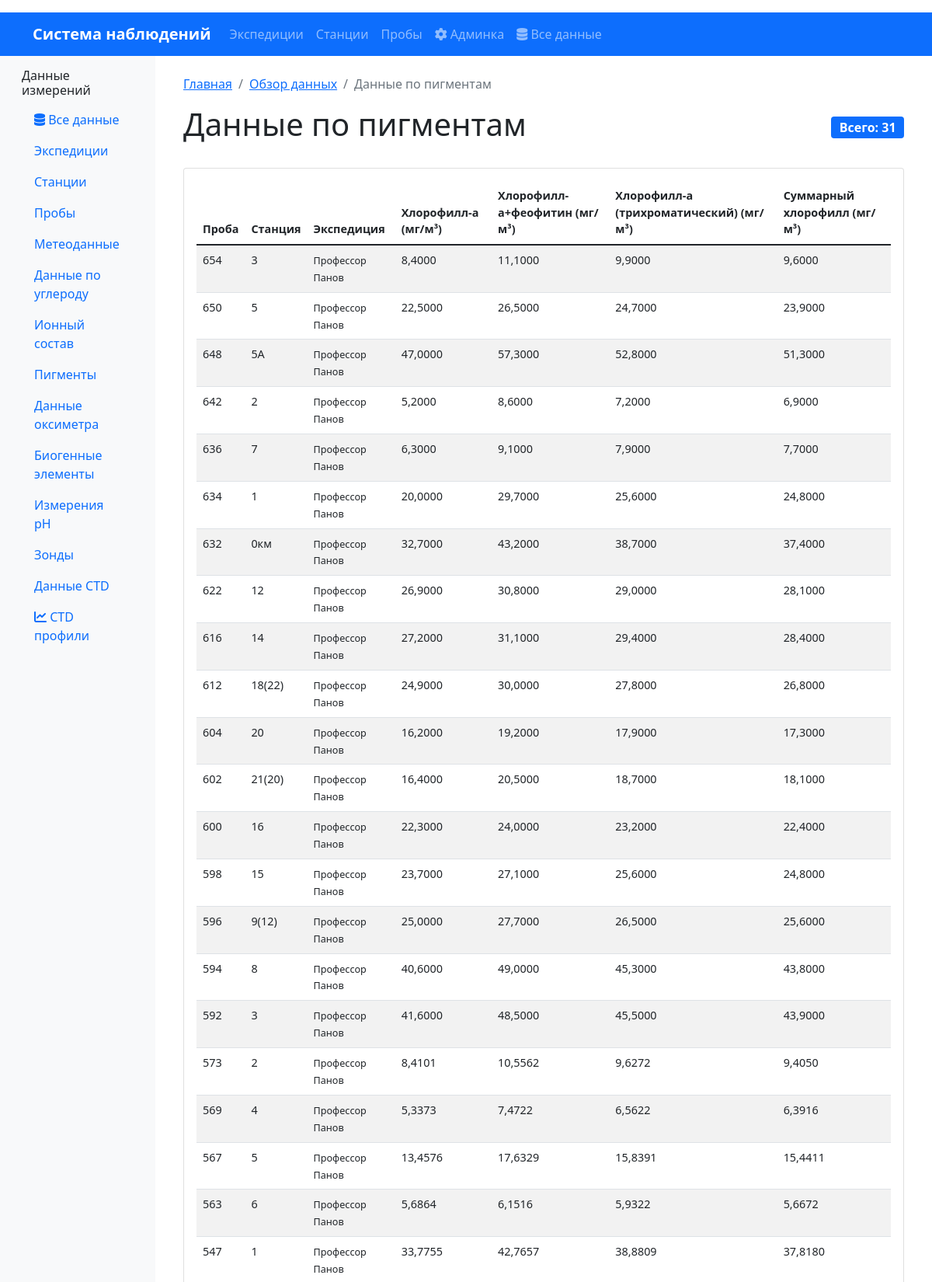
The app's page /data/pigments/ (upper part) with its own data.
### oceanography/models.py (models this page shows, shortened)
class PigmentsData(models.Model):
    pigments_data_id = models.AutoField(primary_key=True)
    sample = models.ForeignKey(Sample, on_delete=models.CASCADE, verbose_name="Проба", related_name='pigments_data')
    chl_a_mg_m3 = models.DecimalField(max_digits=8, decimal_places=4, null=True, blank=True, verbose_name="Хлорофилл-а (мг/м³)")
    chl_a_pheo_mg_m3 = models.DecimalField(max_digits=8, decimal_places=4, null=True, blank=True, verbose_name="Хлорофилл-а+феофитин (мг/м³)")
    chl_a_tri_mg_m3 = models.DecimalField(max_digits=8, decimal_places=4, null=True, blank=True, verbose_name="Хлорофилл-а (трихроматический) (мг/м³)")
    total_chl_mg_m3 = models.DecimalField(max_digits=8, decimal_places=4, null=True, blank=True, verbose_name="Суммарный хлорофилл (мг/м³)")
    class Meta:
        db_table = 'pigments_data'
        verbose_name = "Данные по пигментам"
        verbose_name_plural = "Данные по пигментам"

class Sample(models.Model):
    sample_id = models.AutoField(primary_key=True)
    station = models.ForeignKey(Station, on_delete=models.CASCADE, verbose_name="Станция", related_name='samples')
    datetime = models.DateTimeField(verbose_name="Дата и время отбора пробы")
    sampling_depth = models.CharField(max_length=50, verbose_name="Горизонт отбора")
    comment = models.TextField(blank=True, verbose_name="Комментарии")
    class Meta:
        db_table = 'samples'
        verbose_name = "Проба"
        verbose_name_plural = "Пробы"
        indexes = [
            models.Index(fields=['station', 'datetime']),
            models.Index(fields=['datetime']),
            models.Index(fields=['sampling_depth']),
        ]
        ordering = ['station__expedition', 'station', 'datetime']

class Station(models.Model):
    station_id = models.AutoField(primary_key=True)
    expedition = models.ForeignKey(Expedition, on_delete=models.CASCADE, verbose_name="Экспедиция", related_name='stations')
    station_name = models.CharField(max_length=200, verbose_name="Название станции")
    datetime = models.DateTimeField(verbose_name="Дата и время станции")  # НОВОЕ ПОЛЕ
    latitude = models.DecimalField(max_digits=9, decimal_places=6, verbose_name="Широта")
    longitude = models.DecimalField(max_digits=9, decimal_places=6, verbose_name="Долгота")
    bottom_depth = models.DecimalField(max_digits=7, decimal_places=2, null=True, blank=True, verbose_name="Глубина дна (м)")
    secchi_depth = models.DecimalField(max_digits=5, decimal_places=2, null=True, blank=True, verbose_name="Прозрачность по диску Секки (м)")
    class Meta:
        db_table = 'stations'
        verbose_name = "Станция"
        verbose_name_plural = "Станции"
        indexes = [
            models.Index(fields=['expedition', 'datetime']),
            models.Index(fields=['latitude', 'longitude']),
            models.Index(fields=['datetime']),
        ]
        unique_together = ['expedition', 'datetime']
        ordering = ['expedition', 'datetime']

class Expedition(models.Model):
    expedition_id = models.AutoField(primary_key=True)
    start_date = models.DateField(verbose_name="Дата начала экспедиции")
    end_date = models.DateField(verbose_name="Дата окончания экспедиции")
    platform = models.CharField(max_length=200, verbose_name="Название судна/платформы")
    area = models.CharField(max_length=300, verbose_name="Район работ")
    class Meta:
        db_table = 'expeditions'
        verbose_name = "Экспедиция"
        verbose_name_plural = "Экспедиции"
        indexes = [
            models.Index(fields=['start_date']),
            models.Index(fields=['platform']),
            models.Index(fields=['area']),
        ]
        ordering = ['-start_date']

### oceanography/views.py (the view)
# urls.py: path('data/pigments/', PigmentsDataView.as_view(), name='data_pigments'),
class PigmentsDataView(ListView):
    model = PigmentsData
    template_name = 'oceanography/data_pigments.html'
    context_object_name = 'pigments_data'
    paginate_by = 50
    def get_queryset(self):
        return PigmentsData.objects.select_related(
            'sample', 'sample__station', 'sample__station__expedition'
        ).order_by('-sample__datetime')
    def get_context_data(self, **kwargs):
        context = super().get_context_data(**kwargs)
        context['breadcrumbs'] = [
            {'url': reverse('oceanography:home'), 'name': 'Главная'},
            {'url': reverse('oceanography:data_overview'), 'name': 'Обзор данных'},
            {'url': '', 'name': 'Данные по пигментам'}
        ]
        return context

### oceanography/templates/oceanography/data_pigments.html (shortened to what this page needs)
{% extends 'base.html' %}
{% load humanize %}
{% block content %}
    {% include 'include/_breadcrumbs.html' %}
    <div class="d-flex justify-content-between align-items-center mb-4">
        <h1>Данные по пигментам</h1>
        <span class="badge bg-primary fs-6">Всего: {{ pigments_data.count|intcomma }}</span>
    </div>
    <div class="card">
        <div class="card-body">
            <div class="table-responsive">
                <table class="table table-striped table-hover data-table">
                    <thead>
                        <tr>
                            <th>Проба</th>
                            <th>Станция</th>
                            <th>Экспедиция</th>
                            <th>Хлорофилл-а (мг/м³)</th>
                            <th>Хлорофилл-а+феофитин (мг/м³)</th>
                            <th>Хлорофилл-а (трихроматический) (мг/м³)</th>
                            <th>Суммарный хлорофилл (мг/м³)</th>
                        </tr>
                    </thead>
                    <tbody>
                        {% for pigment in pigments_data %}
                        <tr>
                            <td>{{ pigment.sample.sample_id }}</td>
                            <td>{{ pigment.sample.station.station_name }}</td>
                            <td>
                                <small>{{ pigment.sample.station.expedition.platform }}</small>
                            </td>
                            <td>
                                {% if pigment.chl_a_mg_m3 %}
                                    {{ pigment.chl_a_mg_m3|floatformat:4 }}
                                {% else %}
                                    <span class="text-muted">—</span>
                                {% endif %}
                            </td>
                            <td>
                                {% if pigment.chl_a_pheo_mg_m3 %}
                                    {{ pigment.chl_a_pheo_mg_m3|floatformat:4 }}
                                {% else %}
                                    <span class="text-muted">—</span>
                                {% endif %}
                            </td>
                            <td>
                                {% if pigment.chl_a_tri_mg_m3 %}
                                    {{ pigment.chl_a_tri_mg_m3|floatformat:4 }}
                                {% else %}
                                    <span class="text-muted">—</span>
                                {% endif %}
                            </td>
                            <td>
                                {% if pigment.total_chl_mg_m3 %}
                                    {{ pigment.total_chl_mg_m3|floatformat:4 }}
                                {% else %}
                                    <span class="text-muted">—</span>
                                {% endif %}
                            </td>
                        </tr>
                        {% empty %}
                        <tr>
                            <td colspan="7" class="text-center text-muted py-4">
                                Данные по пигментам не найдены
                            </td>
                        </tr>
                        {% endfor %}
                    </tbody>
                </table>
            </div>
        </div>
    </div>
{% endblock %}

### oceanography/templates/base.html (style rules this page uses)
.data-table { font-size: 0.9rem; }
.card { transition: transform 0.2s; }

### records on screen
PigmentsData: sample.sample_id "654", sample.station.station_name "3", sample.station.expedition.platform "Профессор Панов", chl_a_mg_m3 "8,4000", chl_a_pheo_mg_m3 "11,1000", chl_a_tri_mg_m3 "9,9000", total_chl_mg_m3 "9,6000"
PigmentsData: sample.sample_id "650", sample.station.station_name "5", sample.station.expedition.platform "Профессор Панов", chl_a_mg_m3 "22,5000", chl_a_pheo_mg_m3 "26,5000", chl_a_tri_mg_m3 "24,7000", total_chl_mg_m3 "23,9000"
PigmentsData: sample.sample_id "648", sample.station.station_name "5А", sample.station.expedition.platform "Профессор Панов", chl_a_mg_m3 "47,0000", chl_a_pheo_mg_m3 "57,3000", chl_a_tri_mg_m3 "52,8000", total_chl_mg_m3 "51,3000"
PigmentsData: sample.sample_id "642", sample.station.station_name "2", sample.station.expedition.platform "Профессор Панов", chl_a_mg_m3 "5,2000", chl_a_pheo_mg_m3 "8,6000", chl_a_tri_mg_m3 "7,2000", total_chl_mg_m3 "6,9000"
PigmentsData: sample.sample_id "636", sample.station.station_name "7", sample.station.expedition.platform "Профессор Панов", chl_a_mg_m3 "6,3000", chl_a_pheo_mg_m3 "9,1000", chl_a_tri_mg_m3 "7,9000", total_chl_mg_m3 "7,7000"
PigmentsData: sample.sample_id "634", sample.station.station_name "1", sample.station.expedition.platform "Профессор Панов", chl_a_mg_m3 "20,0000", chl_a_pheo_mg_m3 "29,7000", chl_a_tri_mg_m3 "25,6000", total_chl_mg_m3 "24,8000"
PigmentsData: sample.sample_id "632", sample.station.station_name "0км", sample.station.expedition.platform "Профессор Панов", chl_a_mg_m3 "32,7000", chl_a_pheo_mg_m3 "43,2000", chl_a_tri_mg_m3 "38,7000", total_chl_mg_m3 "37,4000"
PigmentsData: sample.sample_id "622", sample.station.station_name "12", sample.station.expedition.platform "Профессор Панов", chl_a_mg_m3 "26,9000", chl_a_pheo_mg_m3 "30,8000", chl_a_tri_mg_m3 "29,0000", total_chl_mg_m3 "28,1000"
PigmentsData: sample.sample_id "616", sample.station.station_name "14", sample.station.expedition.platform "Профессор Панов", chl_a_mg_m3 "27,2000", chl_a_pheo_mg_m3 "31,1000", chl_a_tri_mg_m3 "29,4000", total_chl_mg_m3 "28,4000"
PigmentsData: sample.sample_id "612", sample.station.station_name "18(22)", sample.station.expedition.platform "Профессор Панов", chl_a_mg_m3 "24,9000", chl_a_pheo_mg_m3 "30,0000", chl_a_tri_mg_m3 "27,8000", total_chl_mg_m3 "26,8000"
PigmentsData: sample.sample_id "604", sample.station.station_name "20", sample.station.expedition.platform "Профессор Панов", chl_a_mg_m3 "16,2000", chl_a_pheo_mg_m3 "19,2000", chl_a_tri_mg_m3 "17,9000", total_chl_mg_m3 "17,3000"
PigmentsData: sample.sample_id "602", sample.station.station_name "21(20)", sample.station.expedition.platform "Профессор Панов", chl_a_mg_m3 "16,4000", chl_a_pheo_mg_m3 "20,5000", chl_a_tri_mg_m3 "18,7000", total_chl_mg_m3 "18,1000"
PigmentsData: sample.sample_id "600", sample.station.station_name "16", sample.station.expedition.platform "Профессор Панов", chl_a_mg_m3 "22,3000", chl_a_pheo_mg_m3 "24,0000", chl_a_tri_mg_m3 "23,2000", total_chl_mg_m3 "22,4000"
PigmentsData: sample.sample_id "598", sample.station.station_name "15", sample.station.expedition.platform "Профессор Панов", chl_a_mg_m3 "23,7000", chl_a_pheo_mg_m3 "27,1000", chl_a_tri_mg_m3 "25,6000", total_chl_mg_m3 "24,8000"
PigmentsData: sample.sample_id "596", sample.station.station_name "9(12)", sample.station.expedition.platform "Профессор Панов", chl_a_mg_m3 "25,0000", chl_a_pheo_mg_m3 "27,7000", chl_a_tri_mg_m3 "26,5000", total_chl_mg_m3 "25,6000"
PigmentsData: sample.sample_id "594", sample.station.station_name "8", sample.station.expedition.platform "Профессор Панов", chl_a_mg_m3 "40,6000", chl_a_pheo_mg_m3 "49,0000", chl_a_tri_mg_m3 "45,3000", total_chl_mg_m3 "43,8000"
PigmentsData: sample.sample_id "592", sample.station.station_name "3", sample.station.expedition.platform "Профессор Панов", chl_a_mg_m3 "41,6000", chl_a_pheo_mg_m3 "48,5000", chl_a_tri_mg_m3 "45,5000", total_chl_mg_m3 "43,9000"
PigmentsData: sample.sample_id "573", sample.station.station_name "2", sample.station.expedition.platform "Профессор Панов", chl_a_mg_m3 "8,4101", chl_a_pheo_mg_m3 "10,5562", chl_a_tri_mg_m3 "9,6272", total_chl_mg_m3 "9,4050"
PigmentsData: sample.sample_id "569", sample.station.station_name "4", sample.station.expedition.platform "Профессор Панов", chl_a_mg_m3 "5,3373", chl_a_pheo_mg_m3 "7,4722", chl_a_tri_mg_m3 "6,5622", total_chl_mg_m3 "6,3916"
PigmentsData: sample.sample_id "567", sample.station.station_name "5", sample.station.expedition.platform "Профессор Панов", chl_a_mg_m3 "13,4576", chl_a_pheo_mg_m3 "17,6329", chl_a_tri_mg_m3 "15,8391", total_chl_mg_m3 "15,4411"
PigmentsData: sample.sample_id "563", sample.station.station_name "6", sample.station.expedition.platform "Профессор Панов", chl_a_mg_m3 "5,6864", chl_a_pheo_mg_m3 "6,1516", chl_a_tri_mg_m3 "5,9322", total_chl_mg_m3 "5,6672"
PigmentsData: sample.sample_id "547", sample.station.station_name "1", sample.station.expedition.platform "Профессор Панов", chl_a_mg_m3 "33,7755", chl_a_pheo_mg_m3 "42,7657", chl_a_tri_mg_m3 "38,8809", total_chl_mg_m3 "37,8180"

### other values on screen
{{ crumb.name }} "Главная" "Обзор данных"
{{ crumb.name }} "Данные по пигментам"
{{ pigments_data.count|intcomma }} "31"
